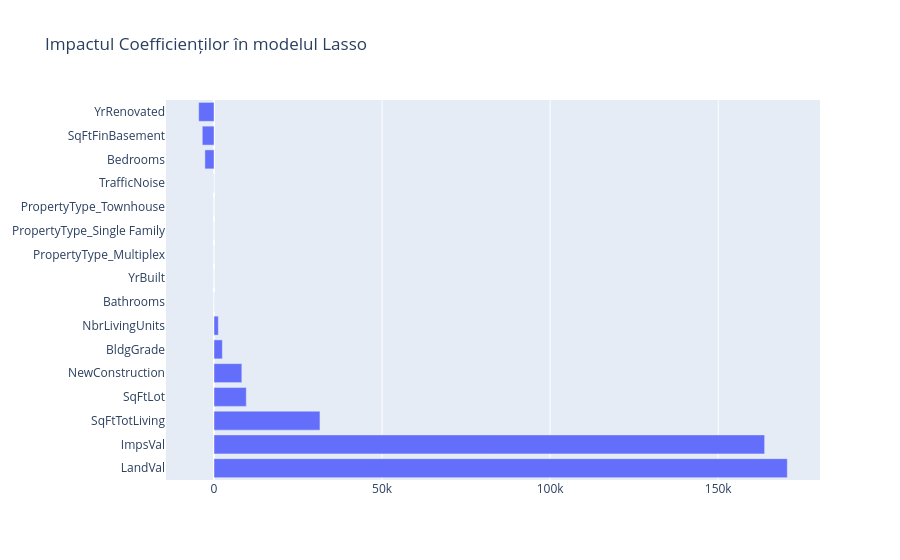

Notebook source saved alongside this figure:
### Code cell
import plotly.graph_objects as go
df_coef_scalat['Importanta_val_absoluta'] = abs(df_coef_scalat.Coeficient)
df_coef_scalat['Importanta'] = df_coef_scalat.Coeficient
fig = go.Figure()
fig.add_trace(go.Bar(
            x=df_coef_scalat.sort_values(by = 'Importanta', ascending = False).Importanta,
            y=df_coef_scalat.sort_values(by = 'Importanta', ascending = False).Predictor,
            orientation='h'))

fig.update_layout( title = "Impactul Coefficienților în modelul Lasso")
fig.show()

### Figure 1 — Plotly figure (JSON) as saved in the notebook; plotly's stock layout.template omitted (floating-point values rounded to 4 significant figures)
{"data": [{"orientation": "h", "type": "bar", "x": [170600.0, 163800.0, 31520.0, 9603.0, 8278.0, 2485.0, 1288.0, 23.47, 0.0, -0.0, -0.0, 0.0, -32.4, -2709.0, -3489.0, -4555.0], "y": ["LandVal", "ImpsVal", "SqFtTotLiving", "SqFtLot", "NewConstruction", "BldgGrade", "NbrLivingUnits", "Bathrooms", "YrBuilt", "PropertyType_Multiplex", "PropertyType_Single Family", "PropertyType_Townhouse", "TrafficNoise", "Bedrooms", "SqFtFinBasement", "YrRenovated"]}], "layout": {"title": {"text": "Impactul Coefficienților în modelul Lasso"}}}
